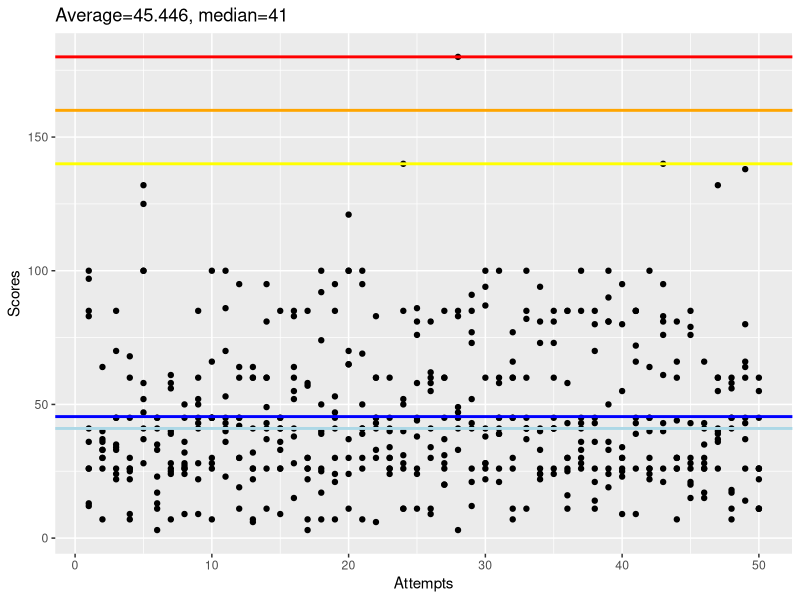
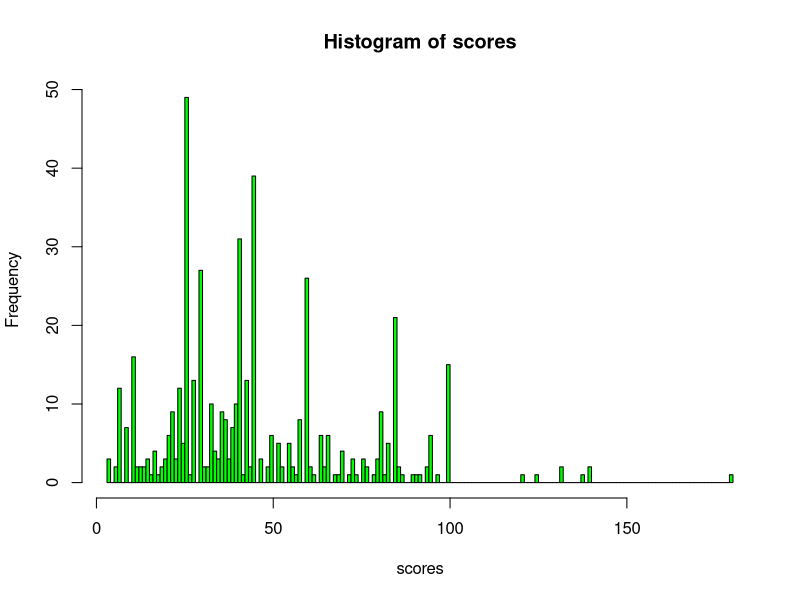

Source code (R) for these figures, in order:
library(ggplot2)
#Scores1 28NOV16
scores1 <- c(26,33,85,60,41,35,7,26,52,45,53,45,26,43,41,55,30,40,41,121,39,43,30,40,44,60,26,3,12,26,41,45,11,81,41,85,45,43,100,34,72,30,43,66,26,28,36,41,66,11)
#Scores2 16JAN17
scores2 <- c(41,30,33,25,100,23,40,9,50,100,43,45,60,49,85,83,58,17,45,65,50,30,24,52,86,58,28,41,52,100,45,30,45,73,73,25,100,14,50,26,85,45,26,44,21,15,39,45,43,26)
#Scores3 23JAN17
scores3 <- c(85,40,70,9,58,45,26,45,85,7,23,30,22,41,45,28,26,100,95,100,41,45,26,26,81,30,31,180,85,41,60,66,100,26,81,16,33,70,24,30,45,45,140,81,30,41,60,17,60,45)
#Scores4 01FEB17
scores4 <- c(97,36,26,30,28,11,39,26,22,45,86,30,41,37,9,85,85,39,53,70,95,33,26,11,26,34,20,49,41,94,45,60,41,22,60,30,43,45,36,95,39,26,95,7,28,66,26,7,80,11)
#Scores5 06FEB17
scores5 <- c(100,37,45,68,132,41,58,32,41,28,36,95,60,60,36,38,7,92,21,100,26,83,60,28,45,55,45,47,77,60,100,7,85,41,45,43,36,26,19,25,66,64,76,26,76,26,55,58,45,26)
#Scores6 15FEB17
scores6 <- c(36,30,22,22,100,13,24,28,28,45,100,11,32,26,26,64,26,50,30,11,100,6,45,31,11,41,60,85,43,22,26,77,41,40,41,30,26,21,81,55,85,24,21,30,85,26,60,18,64,60)
#Scores7 20FEB17
scores7 <- c(26,64,35,26,47,45,28,24,60,30,40,60,7,60,41,15,30,7,85,65,69,45,34,140,38,81,37,33,73,38,58,60,41,33,41,85,41,80,81,30,85,100,61,30,43,30,40,11,37,22)
#Scores8 22FEB17
scores8 <- c(83,33,34,26,52,3,56,36,43,26,70,64,6,81,33,52,3,25,24,30,7,60,40,11,76,11,60,45,91,28,21,26,82,24,85,11,30,11,33,80,43,26,40,26,20,43,37,56,14,11)
#Scores9 28FEB17
scores9 <- c(13,26,45,7,37,17,25,27,45,45,41,19,26,95,45,60,22,26,7,37,30,60,41,85,58,9,85,45,26,87,39,45,60,24,26,58,85,85,90,23,9,40,81,60,15,35,132,60,138,55)
#Scores10 05MAR17
scores10 <- c(12,7,24,45,125,33,61,50,9,66,45,42,64,11,26,41,57,74,47,24,41,41,30,50,24,62,20,83,21,28,39,11,37,94,24,26,28,36,26,9,26,22,83,30,79,17,41,45,26,26)

scores <- c(scores1,scores2,scores3,scores4,scores5,scores6,scores7,scores8,scores9,scores10)

ScoreTable <- data.frame(1:50,scores1,scores2,scores3,scores4,scores5,scores6,scores7,scores8,scores9,scores10)
colnames(ScoreTable)[1] <- 'Attempts'

ScoreTable2 <- as.data.frame(rbind(scores1,scores2,scores3,scores4,scores5,scores6,scores7,scores8,scores9,scores10))

gg <- ggplot(ScoreTable,aes(Attempts))
gg <- gg + ggtitle(paste('Average=',mean(scores), ', median=', median(scores),sep=''))
gg <- gg + geom_point(aes(y=scores1))
gg <- gg + geom_point(y=scores2)
gg <- gg + geom_point(y=scores3)
gg <- gg + geom_point(y=scores4)
gg <- gg + geom_point(y=scores5)
gg <- gg + geom_point(y=scores6)
gg <- gg + geom_point(y=scores7)
gg <- gg + geom_point(y=scores8)
gg <- gg + geom_point(y=scores9)
gg <- gg + geom_point(y=scores10)
gg <- gg + geom_hline(color='blue', yintercept =  mean(scores), size=1)
gg <- gg + geom_hline(color='lightblue', yintercept =  median(scores), size=1)
gg <- gg + geom_hline(color='yellow', yintercept =  140, size = 1)
gg <- gg + geom_hline(color='orange', yintercept =  160, size = 1)
gg <- gg + geom_hline(color='red', yintercept =  180, size = 1)
gg <- gg + labs(y='Scores')
gg

hist(scores,180,col = 'green')
